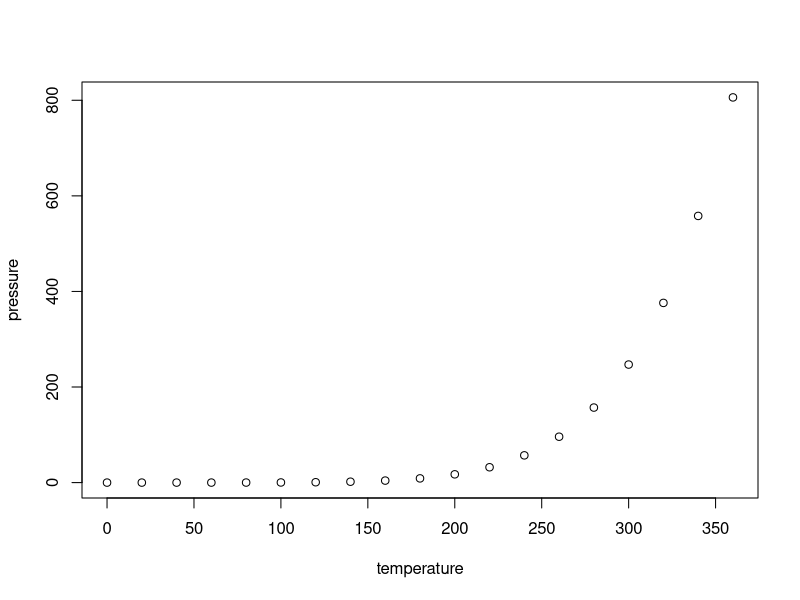
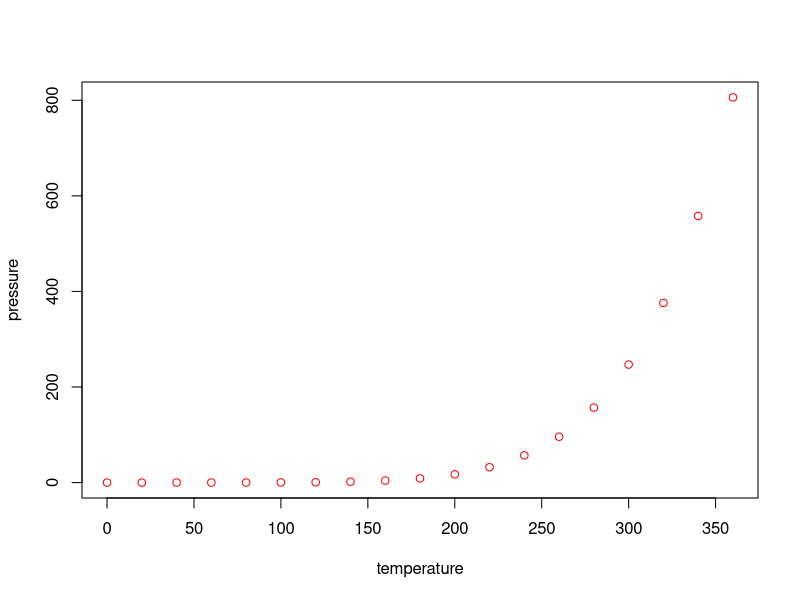

Here is the R script that generated these plots, in order:
## ---- chunk 1
knitr::opts_chunk$set(echo = TRUE)
## ---- chunk 2
summary(cars)
## ---- chunk 3
plot(pressure) # this is a built in dataset

# i'm practicing my commenting...
# remember to put hash to get R to ignore
# trying with red
plot(pressure, col = "red")
## ---- chunk 4
#my code goes in her
